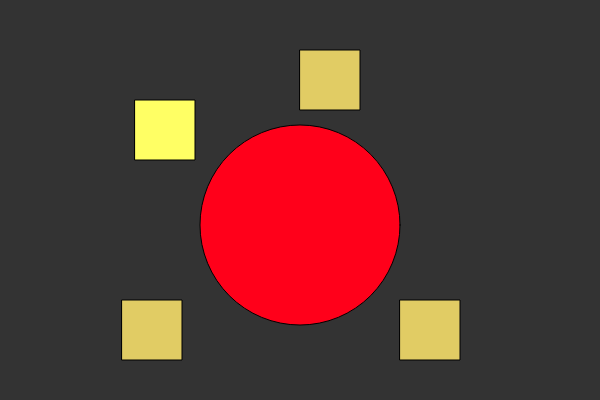
Frame 1 (no input)
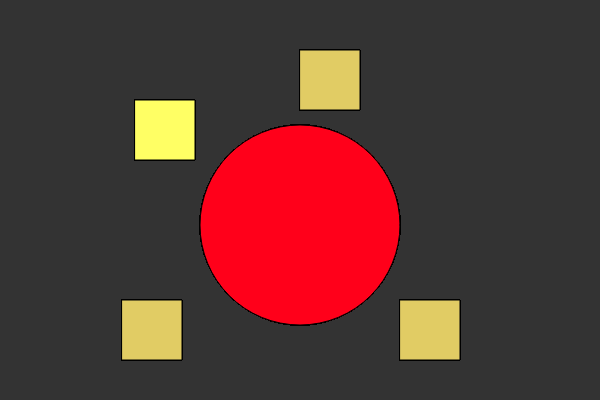
Frame 60 (no input)
Frame 120 (the mouse pressed at the canvas centre since frame 60): identical to frame 60, image omitted

The p5.js sketch that drew these frames (run headless with seeded random() and noise() and a simulated clock; from frame 60 on, the mouse is pressed at the canvas centre):

// p5.js sketch
// ── sketch.js
function setup() {
  createCanvas(600, 400);
  background(51);
  console.log("hi")
  //we placed console.log in the function setup to see what would happen,
  //it appeared once because function setup happens once.
  

}

function draw() {
 //If we were to place the console.log into the function draw()it would loop.
  fill('rgb(100%,0%,10%)');
  ellipse(300, 225, 200, 200);
  fill(300, 304, 100);
  rect(135, 100, 60, 60);
  fill(225, 204, 100);
  rect(122, 300, 60, 60);
  fill(225, 204, 100);
  rect(400, 300, 60, 60);
  fill(225, 204, 100);
  rect(300, 50, 60, 60);
  fill(0, 0, 225);


}
